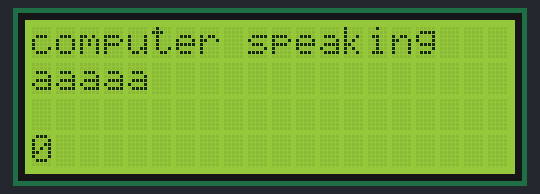
Simulated run of this sketch. Board: Arduino Uno, built with avr-gcc and run on an emulated ATmega328P. Shown: 20×4 character LCD.

Above: at 0.1 s.
At 4.1 s:
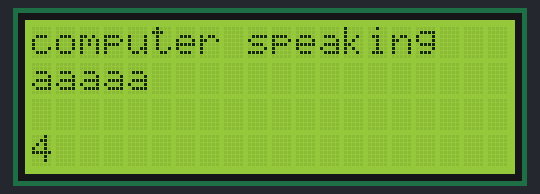
At 11.1 s:
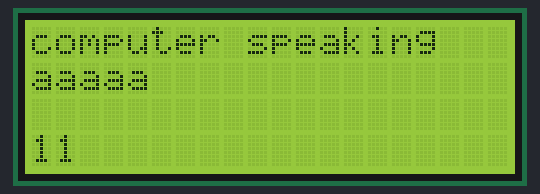
At 15.1 s:
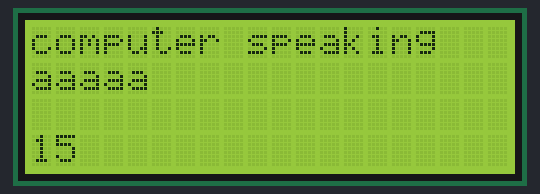
At 20.1 s:
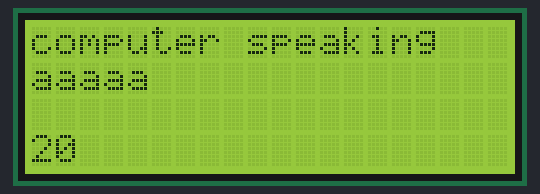
At 39.1 s:
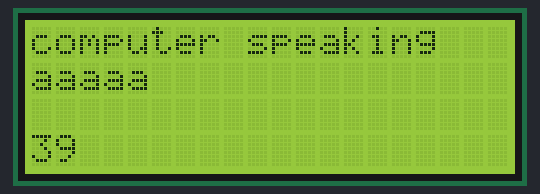

The sketch:

LCD_driver_test_1.ino
```cpp
#include <LiquidCrystal.h>

// initialize the library with the numbers of the interface pins
LiquidCrystal lcd(12, 11, 7, 6, 5, 4);

void setup() {
  // set up the LCD's number of columns and rows:
  lcd.begin(20, 4);
  lcd.setCursor(0, 0);
  // Print a message to the LCD.
  lcd.print("computer speaking");
  lcd.setCursor(0,1);
  lcd.print("aaaaa");
  1;
}

void loop() {
  // set the cursor to column 0, line 1
  // (note: line 1 is the second row, since counting begins with 0):
  lcd.setCursor(0, 3);
  // print the number of seconds since reset:
  lcd.print(millis() / 1000);
}
```

Measured:
- what the display in image 1 shows lasts 1.0 s, from 4.0 s to 5.0 s
